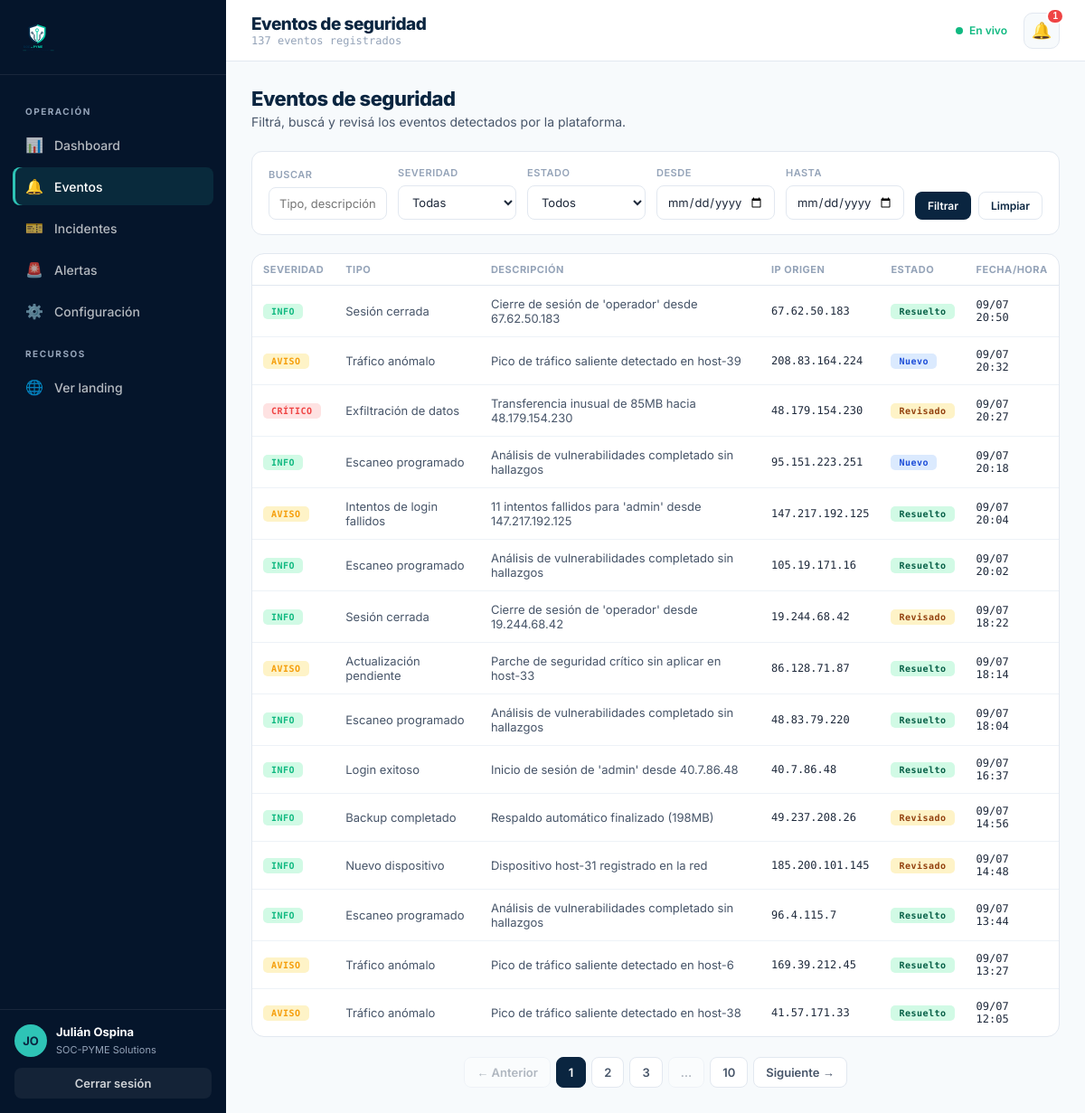
The app's page /eventos/ (signed in) with its own data.
### models.py (models this page shows, shortened)
class User(UserMixin, db.Model):
    __tablename__ = "users"
    id = db.Column(db.Integer, primary_key=True)
    name = db.Column(db.String(120), nullable=False)
    company = db.Column(db.String(120), nullable=False)
    email = db.Column(db.String(160), unique=True, nullable=False, index=True)
    password_hash = db.Column(db.String(255), nullable=False)
    theme = db.Column(db.String(32), nullable=False, default="default")
    created_at = db.Column(db.DateTime, default=utcnow, nullable=False)
    incidents = db.relationship("Incident", back_populates="assignee", lazy="dynamic")
    notifications = db.relationship(
        "Notification", back_populates="user", lazy="dynamic",
        cascade="all, delete-orphan",
    )
    @property
    def initials(self):
        parts = self.name.split()
        if len(parts) >= 2:
            return (parts[0][0] + parts[1][0]).upper()
        return self.name[:2].upper()

class Event(db.Model):
    __tablename__ = "events"
    id = db.Column(db.Integer, primary_key=True)
    timestamp = db.Column(db.DateTime, default=utcnow, nullable=False, index=True)
    severity = db.Column(db.String(20), nullable=False, index=True)   # critico/aviso/info
    event_type = db.Column(db.String(120), nullable=False)
    description = db.Column(db.Text, nullable=False, default="")
    source_ip = db.Column(db.String(45), nullable=False, default="")
    status = db.Column(db.String(20), nullable=False, default="nuevo", index=True)
    incidents = db.relationship("Incident", back_populates="event", lazy="dynamic")
    @property
    def severity_label(self):
        return SEVERITY_LABELS.get(self.severity, self.severity.upper())
    @property
    def status_label(self):
        return EVENT_STATE_LABELS.get(self.status, self.status)

### routes/events.py (the view, shortened to what this page needs)
@events_bp.route("/")
@login_required
def list_events():
    q = Event.query
    severity = request.args.get("severity", "").strip()
    status = request.args.get("status", "").strip()
    search = request.args.get("q", "").strip()
    date_from = request.args.get("from", "").strip()
    date_to = request.args.get("to", "").strip()
    if severity in SEVERITIES:
        q = q.filter(Event.severity == severity)
    if status in EVENT_STATES:
        q = q.filter(Event.status == status)
    df = _parse_date(date_from)
    dt = _parse_date(date_to)
    if df:
        q = q.filter(Event.timestamp >= df)
    if dt:
        q = q.filter(Event.timestamp < dt.replace(hour=23, minute=59, second=59))
    page = request.args.get("page", 1, type=int)
    per_page = current_app.config.get("EVENTS_PER_PAGE", 15)
    pagination = q.order_by(Event.timestamp.desc()).paginate(
        page=page, per_page=per_page, error_out=False
    )
    return render_template(
        "events/list.html",
        pagination=pagination,
        events=pagination.items,
        filters={
            "severity": severity, "status": status, "q": search,
            "from": date_from, "to": date_to,
        },
        severities=SEVERITIES,
        statuses=EVENT_STATES,
    )

### app.py (called while the page is built)
def _register_context(app):
    @app.context_processor
    def inject_globals():
        from models import Notification
        unread = 0
        recent_notifs = []
        if current_user.is_authenticated:
            unread = Notification.query.filter_by(read=False).count()
            recent_notifs = (
                Notification.query.filter_by(read=False)
                .order_by(Notification.created_at.desc())
                .limit(8)
                .all()
            )
        return {
            "unread_notifications": unread,
            "recent_notifications": recent_notifs,
        }

### models.py (called while the page is built)
@login_manager.user_loader
def load_user(user_id):
    return db.session.get(User, int(user_id))

### routes/events.py (called while the page is built)
def _parse_date(value):
    try:
        return datetime.strptime(value, "%Y-%m-%d")
    except (ValueError, TypeError):
        return None

### templates/events/list.html (shortened to what this page needs)
{% extends "base_app.html" %}
{% set active_page = 'events' %}
{% block page_title %}Eventos de seguridad{% endblock %}
{% block page_sub %}{{ pagination.total }} eventos registrados{% endblock %}
{% block content %}
<div class="page-head">
  <div>
    <h2>Eventos de seguridad</h2>
    <p>Filtrá, buscá y revisá los eventos detectados por la plataforma.</p>
  </div>
</div>
<form method="get" action="{{ url_for('events.list_events') }}" class="filter-bar">
  <div class="field">
    <label>Buscar</label>
    <input type="text" name="q" value="{{ filters.q }}" placeholder="Tipo, descripción o IP…">
  </div>
  <div class="field">
    <label>Severidad</label>
    <select name="severity">
      <option value="">Todas</option>
    </select>
  </div>
  <div class="field">
    <label>Estado</label>
    <select name="status">
      <option value="">Todos</option>
    </select>
  </div>
  <div class="field">
    <label>Desde</label>
    <input type="date" name="from" value="{{ filters.from }}">
  </div>
  <div class="field">
    <label>Hasta</label>
    <input type="date" name="to" value="{{ filters.to }}">
  </div>
  <div class="filter-actions">
    <button type="submit" class="btn btn-primary btn-sm">Filtrar</button>
    <a href="{{ url_for('events.list_events') }}" class="btn btn-ghost btn-sm">Limpiar</a>
  </div>
</form>
<div class="panel" style="padding:0;">
  <table class="data-table">
    <thead>
      <tr>
        <th>Severidad</th>
        <th>Tipo</th>
        <th class="hide-sm">Descripción</th>
        <th class="hide-sm">IP origen</th>
        <th>Estado</th>
        <th>Fecha/Hora</th>
      </tr>
    </thead>
    <tbody>
      {% for e in events %}
      <tr class="clickable" onclick="location.href='{{ url_for('events.detail', event_id=e.id) }}'">
        <td><span class="badge sev-{{ e.severity }}">{{ e.severity_label }}</span></td>
        <td>{{ e.event_type }}</td>
        <td class="hide-sm">{{ e.description[:60] }}{% if e.description|length > 60 %}…{% endif %}</td>
        <td class="mono hide-sm">{{ e.source_ip or '—' }}</td>
        <td><span class="badge st-{{ e.status }}">{{ e.status_label }}</span></td>
        <td class="mono">{{ e.timestamp.strftime('%d/%m %H:%M') }}</td>
      </tr>
      {% else %}
      <tr><td colspan="6" class="empty-state"><div class="ic">🔍</div>No se encontraron eventos con esos filtros.</td></tr>
      {% endfor %}
    </tbody>
  </table>
</div>
{% if pagination.pages > 1 %}
<div class="pagination">
  {% set base_args = filters %}
  {% if pagination.has_prev %}
    <a href="{{ url_for('events.list_events', page=pagination.prev_num, **filters) }}">← Anterior</a>
  {% else %}<span class="disabled">← Anterior</span>{% endif %}
  {% for p in pagination.iter_pages(left_edge=1, right_edge=1, left_current=2, right_current=2) %}
    {% if p %}
      {% if p == pagination.page %}
        <span class="current">{{ p }}</span>
      {% else %}
        <a href="{{ url_for('events.list_events', page=p, **filters) }}">{{ p }}</a>
      {% endif %}
    {% else %}<span class="disabled">…</span>{% endif %}
  {% endfor %}
  {% if pagination.has_next %}
    <a href="{{ url_for('events.list_events', page=pagination.next_num, **filters) }}">Siguiente →</a>
  {% else %}<span class="disabled">Siguiente →</span>{% endif %}
</div>
{% endif %}
{% endblock %}

### templates/base_app.html (shortened to what this page needs)
<!DOCTYPE html>
<html lang="es">
<head>
  <link rel="stylesheet" href="{{ url_for('static', filename='css/main.css') }}">
  <link rel="stylesheet" href="{{ url_for('static', filename='css/dashboard.css') }}">
</head>
<body class="app">
  <div class="app-shell">
    <aside class="sidebar" id="sidebar">
      <a class="sidebar-brand logo" href="{{ url_for('dashboard.index') }}">
        {% include '_logo.html' %}
      </a>
      <nav class="sidebar-nav">
        <div class="sidebar-section">Operación</div>
        <a href="{{ url_for('dashboard.index') }}" class="{% if active_page == 'dashboard' %}active{% endif %}">
          <span class="ic">📊</span> Dashboard
        </a>
        <a href="{{ url_for('events.list_events') }}" class="{% if active_page == 'events' %}active{% endif %}">
          <span class="ic">🔔</span> Eventos
        </a>
        <a href="{{ url_for('incidents.list_incidents') }}" class="{% if active_page == 'incidents' %}active{% endif %}">
          <span class="ic">🎫</span> Incidentes
        </a>
        <a href="{{ url_for('alerts.list_rules') }}" class="{% if active_page == 'alerts' %}active{% endif %}">
          <span class="ic">🚨</span> Alertas
        </a>
        <a href="{{ url_for('dashboard.settings') }}" class="{% if active_page == 'settings' %}active{% endif %}">
          <span class="ic">⚙️</span> Configuración
        </a>
        <div class="sidebar-section">Recursos</div>
        <a href="{{ url_for('main.index') }}"><span class="ic">🌐</span> Ver landing</a>
      </nav>
      <div class="sidebar-foot">
        <div class="sidebar-user">
          <div class="sidebar-avatar">{{ current_user.initials }}</div>
          <div class="sidebar-user-info">
            <strong>{{ current_user.name }}</strong>
            <span>{{ current_user.company }}</span>
          </div>
        </div>
        <a href="{{ url_for('auth.logout') }}" class="sidebar-logout">Cerrar sesión</a>
      </div>
    </aside>
    <div class="app-main">
      <header class="topbar">
        <div class="topbar-left">
          <div>
            <h1>{% block page_title %}Dashboard{% endblock %}</h1>
            <div class="topbar-sub">{% block page_sub %}SOC-PYME · Panel de operaciones{% endblock %}</div>
          </div>
        </div>
        <div class="topbar-right">
          <span class="live-dot">En vivo</span>
          <div class="bell-wrap">
            <button class="bell-btn" id="bell-btn" aria-label="Notificaciones">
              🔔
              <span class="bell-count {% if not unread_notifications %}hidden{% endif %}" id="bell-count">{{ unread_notifications }}</span>
            </button>
          </div>
        </div>
      </header>
      <main class="content">
        {% block content %}{% endblock %}
      </main>
    </div>
  </div>
</body>
</html>

### templates/_logo.html (shortened to what this page needs)
<div class="brand-logo-wrap" aria-label="SOC-PYME logo">
</div>

### static/css/main.css (style rules this page uses)
:root { --navy: #0A2540; --navy-deep: #05152B; --blue: #0E6BA8; --cyan: #2EC4B6; --cyan-pale: #E8F9F8; --white: #FFFFFF; --off-white: #F7FAFC; --gray-100: #EDF2F7; --gray-200: #E2E8F0; --gray-400: #94A3B8; --gray-600: #475569; --gray-800: #1E293B; --red: #EF4444; --green: #10B981; --yellow: #F59E0B; }
* { margin: 0; padding: 0; box-sizing: border-box; }
html { scroll-behavior: smooth; }
body { background: var(--white); color: var(--gray-800); font-family: 'Inter', sans-serif; overflow-x: hidden; }
a { color: inherit; }
nav { position: fixed; top: 0; left: 0; right: 0; z-index: 100; display: flex; align-items: center; justify-content: space-between; padding: 0 6%; height: 70px; background: rgba(255, 255, 255, 0.95); backdrop-filter: blur(10px); border-bottom: 1px solid var(--gray-200); }
.logo { display: flex; align-items: center; gap: 10px; text-decoration: none; }
.logo svg { display: block; max-height: 38px; max-width: 180px; }
.logo .brand-logo { height: 38px; width: auto; }
.brand-logo-wrap { display: inline-flex; align-items: center; gap: 12px; }
.field { margin-bottom: 18px; }
.field label { display: block; font-size: 13px; font-weight: 600; color: var(--gray-800); margin-bottom: 7px; }
.field input, .field select, .field textarea { width: 100%; padding: 12px 14px; border: 1.5px solid var(--gray-200); border-radius: 8px; font-family: 'Inter', sans-serif; font-size: 14px; color: var(--gray-800); background: var(--white); transition: border-color 0.2s, box-shadow 0.2s; }

### records on screen
User: initials "JO", name "Julián Ospina", company "SOC-PYME Solutions"
Event: severity_label "INFO", event_type "Sesión cerrada", description "Cierre de sesión de 'operador' desde 67.62.50.183", source_ip "67.62.50.183", status_label "Resuelto", timestamp "09/07 20:50"
Event: severity_label "AVISO", event_type "Tráfico anómalo", description "Pico de tráfico saliente detectado en host-39", source_ip "208.83.164.224", status_label "Nuevo", timestamp "09/07 20:32"
Event: severity_label "CRÍTICO", event_type "Exfiltración de datos", description "Transferencia inusual de 85MB hacia 48.179.154.230", source_ip "48.179.154.230", status_label "Revisado", timestamp "09/07 20:27"
Event: severity_label "INFO", event_type "Escaneo programado", description "Análisis de vulnerabilidades completado sin hallazgos", source_ip "95.151.223.251", status_label "Nuevo", timestamp "09/07 20:18"
Event: severity_label "AVISO", event_type "Intentos de login fallidos", description "11 intentos fallidos para 'admin' desde 147.217.192.125", source_ip "147.217.192.125", status_label "Resuelto", timestamp "09/07 20:04"
Event: severity_label "INFO", event_type "Escaneo programado", description "Análisis de vulnerabilidades completado sin hallazgos", source_ip "105.19.171.16", status_label "Resuelto", timestamp "09/07 20:02"
Event: severity_label "INFO", event_type "Sesión cerrada", description "Cierre de sesión de 'operador' desde 19.244.68.42", source_ip "19.244.68.42", status_label "Revisado", timestamp "09/07 18:22"
Event: severity_label "AVISO", event_type "Actualización pendiente", description "Parche de seguridad crítico sin aplicar en host-33", source_ip "86.128.71.87", status_label "Resuelto", timestamp "09/07 18:14"
Event: severity_label "INFO", event_type "Escaneo programado", description "Análisis de vulnerabilidades completado sin hallazgos", source_ip "48.83.79.220", status_label "Resuelto", timestamp "09/07 18:04"
Event: severity_label "INFO", event_type "Login exitoso", description "Inicio de sesión de 'admin' desde 40.7.86.48", source_ip "40.7.86.48", status_label "Resuelto", timestamp "09/07 16:37"
Event: severity_label "INFO", event_type "Backup completado", description "Respaldo automático finalizado (198MB)", source_ip "49.237.208.26", status_label "Revisado", timestamp "09/07 14:56"
Event: severity_label "INFO", event_type "Nuevo dispositivo", description "Dispositivo host-31 registrado en la red", source_ip "185.200.101.145", status_label "Revisado", timestamp "09/07 14:48"
Event: severity_label "INFO", event_type "Escaneo programado", description "Análisis de vulnerabilidades completado sin hallazgos", source_ip "96.4.115.7", status_label "Resuelto", timestamp "09/07 13:44"
Event: severity_label "AVISO", event_type "Tráfico anómalo", description "Pico de tráfico saliente detectado en host-6", source_ip "169.39.212.45", status_label "Resuelto", timestamp "09/07 13:27"
Event: severity_label "AVISO", event_type "Tráfico anómalo", description "Pico de tráfico saliente detectado en host-38", source_ip "41.57.171.33", status_label "Resuelto", timestamp "09/07 12:05"

### other values on screen
{{ pagination.total }} "137"
{{ unread_notifications }} "1"
{{ p }} "1"
{{ p }} "2" "3" "10"
